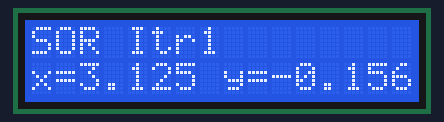
Bench run of a sketch on a simulated Arduino Uno, built for the host (arithmetic inside an expression is 32-bit, double 64-bit). On the bench: 16×2 character LCD.

Above: at 0.1 s.
At 2.1 s:
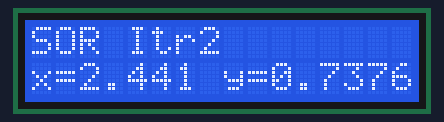
At 4.1 s:
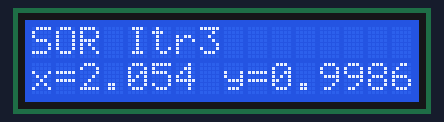
At 6.1 s:
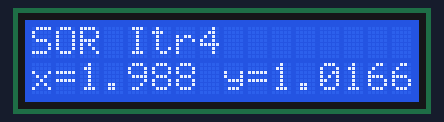
At 8.1 s:
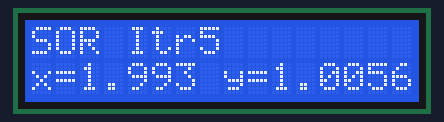

Measured:
- what the display in image 1 shows lasts 2.0 s, from 2.1 s to 4.1 s

The sketch:

Successive_Over_Relaxation.ino
```cpp
#include <LiquidCrystal.h>
LiquidCrystal lcd(8,9,4,5,6,7);

float A[2][2]={{2,1},{1,1}}, b[2]={5,3}, x[2]={0,0};
float ω = 1.25; // relaxation factor
int k=0;

void setup(){
  lcd.begin(16,2);
}
void loop(){
  if(k<5){
    for(int i=0;i<2;i++){
      float sigma = 0;
      for(int j=0;j<2;j++) if(j!=i) sigma += A[i][j]*x[j];
      float x_old = x[i];
      x[i] = (1-ω)*x_old + (ω/A[i][i])*(b[i]-sigma);
    }
    lcd.setCursor(0,0); lcd.print("SOR Itr"); lcd.print(k+1);
    lcd.setCursor(0,1); lcd.print("x="); lcd.print(x[0],3);
    lcd.print(" y="); lcd.print(x[1],3);
    k++; delay(2000);
  }
}
```
